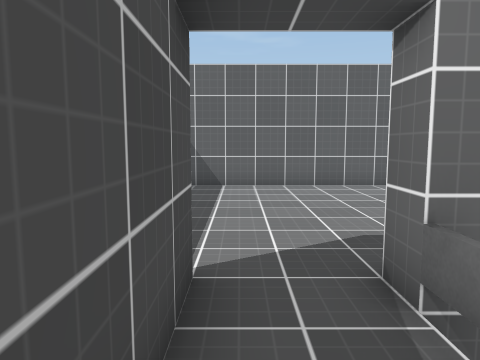
view 1 (above)

12 first-person views from a walk through a scene from a Unity 3-D project. The camera is 1.4 m above the floor, tilts 6° down and sees 70° across. The floor is counted in squares, 1 m on a side. Each view is taken from the middle of a square. On the plan, view 1 faces up. The plan holds only what a view shows up to about 15 squares ahead; the rest is blank. The place goes on beyond the plan. The player is left out. Some animated figures are not drawn. Surface patterns are stand-ins for the level's own textures.

view 2
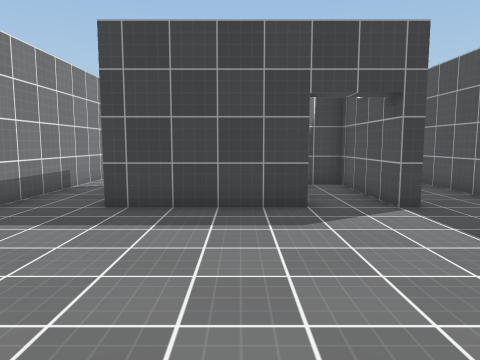

view 3
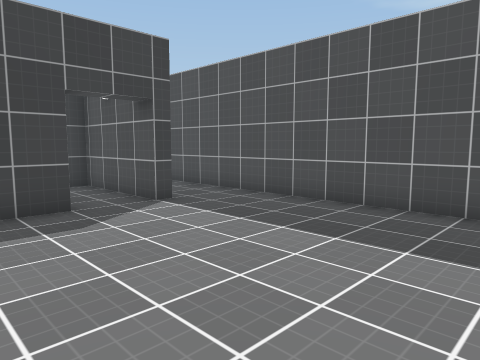

view 4
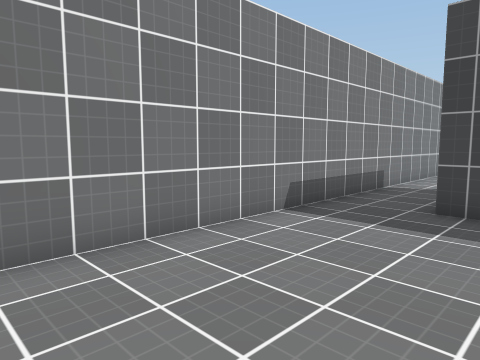

view 5
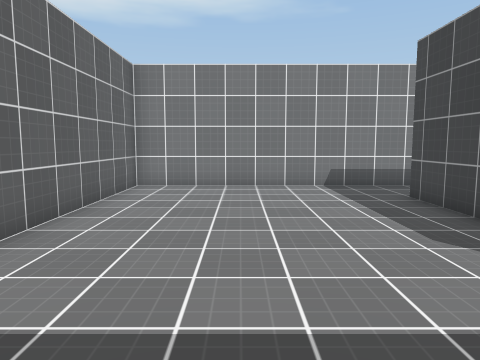

view 6
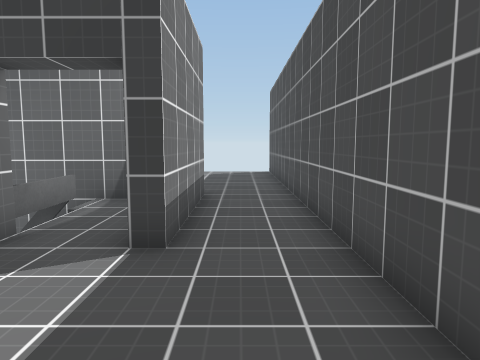

view 7
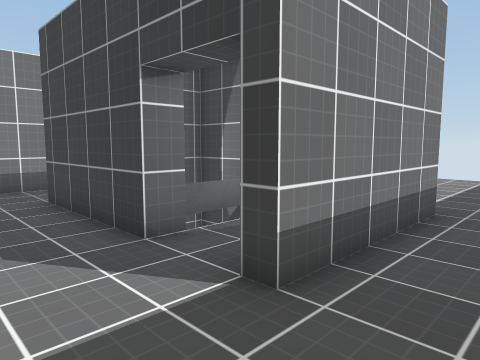

view 8
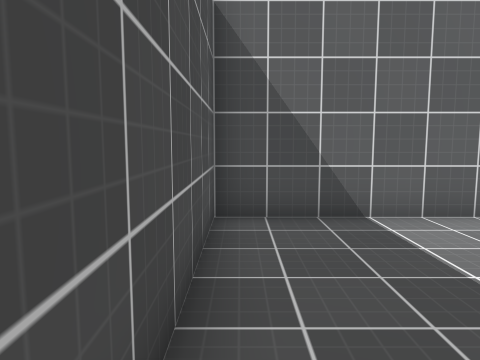

view 9
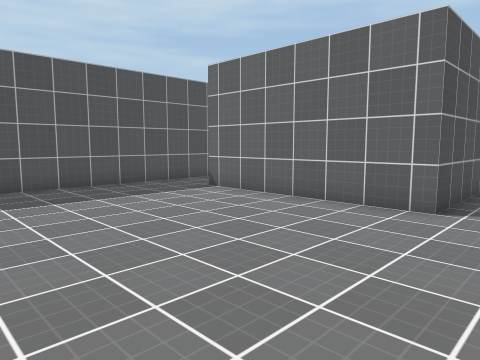

view 10
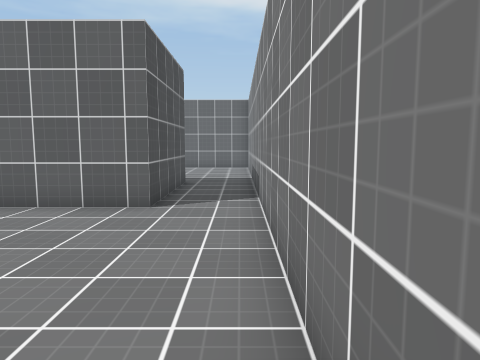

view 11
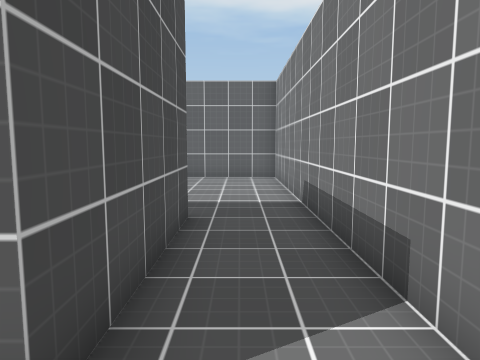

view 12
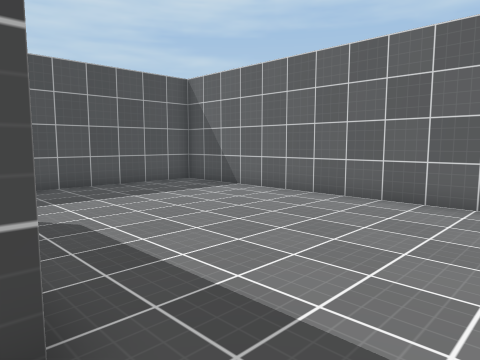

### Floor plan
Points are (right, up) in squares from view 1. A wall is a line through its corners. A room is listed if a view was taken in it or the views show most of it. See-through windows are left out.
Room 1 (view 1)
walls: (-0.5, 0.5) (-0.5, -0.7) (1.5, -0.7)
ways out: opening at (0.5, 1) to room 4; opening at (2.5, 0)
Room 2 (views 2, 3, 4, 5, 6, 7, 8, 12)
walls: (1.5, 2.6) (1.5, 3.5) (6, 3.5) (6, -1.5); (-1, -1.5) (-1, 3.5) (-0.5, 3.5) (-0.5, 2.5); (8.5, -2.4) (8.5, 11.5) (-3.5, 11.5) (-3.5, -1.5)
ways out: opening at (-2.5, -1) to room 3; opening at (7.5, -1.5) to room 3; opening at (0.5, 3) to room 4
Room 3 (views 9, 10, 11)
walls: (6, -1.5) (-1, -1.5); (8.5, -8.4) (8.5, -2.4); (-3.5, -1.5) (-3.5, -7)
ways out: opening at (-2.5, -1) to room 2; opening at (7.5, -1.5) to room 2
Room 4 (no view inside)
walls: (-0.5, 2.5) (-0.5, 0.5)
ways out: opening at (0.5, 1) to room 1; opening at (0.5, 3) to room 2

Where each view was taken, in squares from view 1:
view 1: 0 up, 0 right, facing up
view 2: 11 up, 3 right, facing down
view 3: 11 up, 4 right, facing down-left
view 4: 11 up, 4 right, facing down-right
view 5: 8 up, 3 left, facing right
view 6: 8 up, 2 left, facing down
view 7: 6 up, 3 left, facing down-right
view 8: 5 up, 3 left, facing up
view 9: 9 down, 8 right, facing up-left
view 10: 9 down, 8 right, facing up
view 11: 3 down, 7 right, facing up
view 12: 3 up, 8 right, facing up-left
